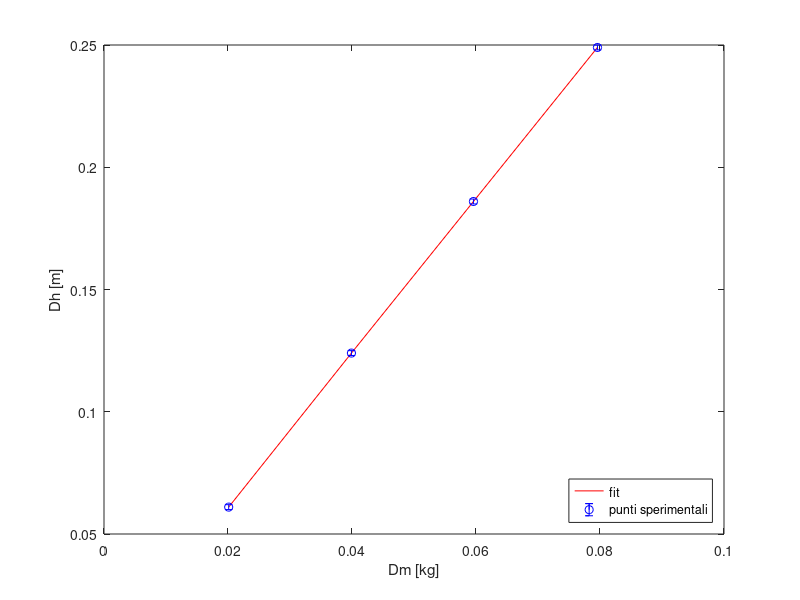
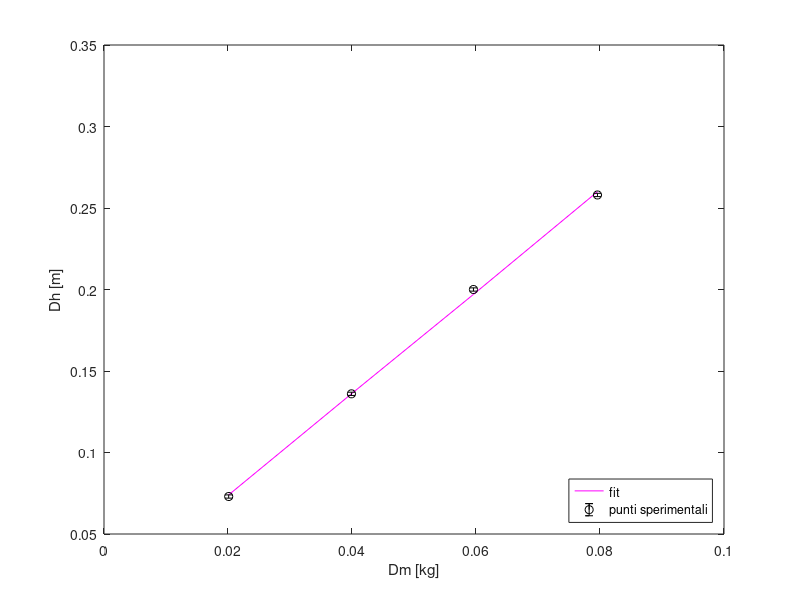
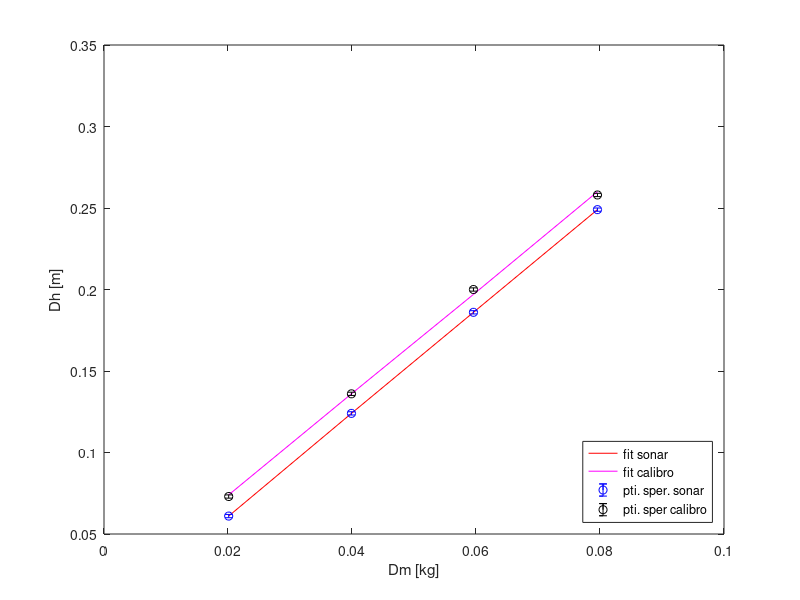
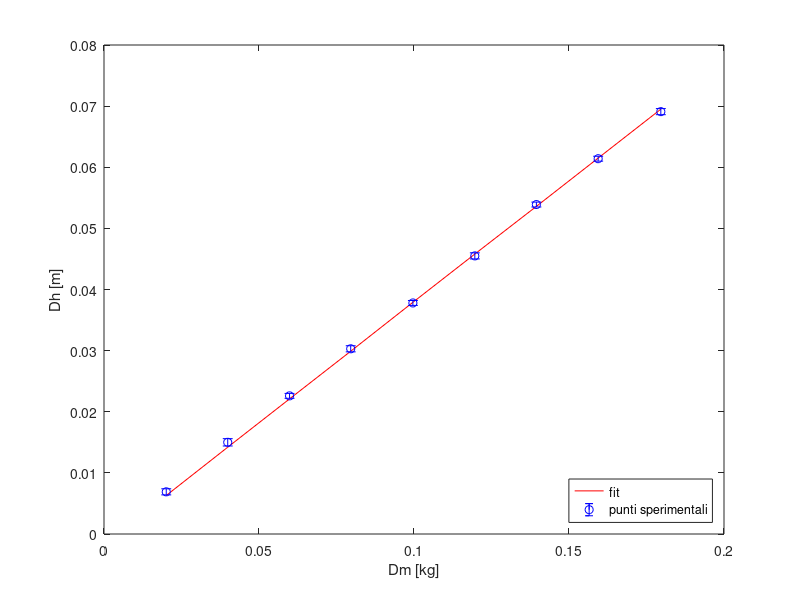

Write MATLAB code to recreate these figures, in order.
%% m1 sonar
x=[0.02011 0.03991 0.05959 0.07959];
yo=[0.061 0.124 0.186 0.249];
ye=[0.061 0.124 0.186 0.249]; 
err=[0.001 0.001 0.001 0.001]; 
figure('Name', 'm1-stat-sonar')
plot(x,ye, 'r')
hold on
errorbar(x,yo, err, 'o b')
xlabel('Dm [kg]')
ylabel('Dh [m]')
legend({'fit', 'punti sperimentali'},'Location','southeast')

%%m1 calibro

x=[0.02011 0.03991 0.05959 0.07959];
yo=[0.073 0.136 0.200 0.258]; 
ye=[0.074 0.136 0.197 0.260];
err=[0.001 0.001 0.001 0.001]; 
figure('Name', 'm1-stat-calibro')
plot(x,ye, 'm')
hold on
errorbar(x,yo, err, 'o k')
xlabel('Dm [kg]')
ylabel('Dh [m]')
legend({'fit', 'punti sperimentali'},'Location','southeast')

%%m1 confronto

x=[0.02011 0.03991 0.05959 0.07959];
yoc=[0.073 0.136 0.200 0.258]; 
yec=[0.074 0.136 0.197 0.260];
yos=[0.061 0.124 0.186 0.249];
yes=[0.061 0.124 0.186 0.249]; 
err=[0.001 0.001 0.001 0.001]; 
figure('Name', 'm1-sonar/calibro')
plot(x,yes,'r -')
hold on
plot(x,yec, 'm -')
hold on
errorbar(x,yos,err,'o b')
hold on
errorbar(x,yoc,err, 'k o ')
xlabel('Dm [kg]')
ylabel('Dh [m]')
legend({'fit sonar', 'fit calibro', 'pti. sper. sonar', 'pti. sper calibro'} ,'Location','southeast')


%% m2 sonar 
x=[0.02008 0.03991 0.05985 0.07958 0.09964 0.11962 0.13948 0.15941 0.17962];
yo=[0.0069 0.0150 0.0226 0.0303 0.0378 0.0455 0.0539 0.0614 0.0691]; 
ye=[0.0063 0.0142 0.0221 0.0299 0.0379 0.0458 0.0536 0.0615 0.0695]; 
err=[0.0005 0.0006 0.0004 0.0005 0.0004 0.0005 0.0004 0.0004 0.0005]; 
figure('Name', 'm2-stat-sonar')
plot(x,ye,'r')
hold on
errorbar(x,yo,err,'b o')
xlabel('Dm [kg]')
ylabel('Dh [m]')
legend({'fit', 'punti sperimentali'},'Location','southeast')

%% m2 calibro

x=[0.03991 0.09964 0.13948 0.17962];
yo=[0.0142 0.0363 0.0526 0.0681]; 
ye=[0.0139 0.0370 0.0524 0.06796]; 
err=[0.0003 0.0005 0.0008 0.0002 ]; 
figure('Name','m2-stat-calibro')
plot(x,ye,'m')
hold on
errorbar(x,yo, err, 'o k')
xlabel('Dm [kg]')
ylabel('Dh [m]')
legend({'fit', 'punti sperimentali'},'Location','southeast')

%% m2 confronto

xs=[0.02008 0.03991 0.05985 0.07958 0.09964 0.11962 0.13948 0.15941 0.17962];
yos=[0.0069 0.0150 0.0226 0.0303 0.0378 0.0455 0.0539 0.0614 0.0691]; 
yes=[0.0063 0.0142 0.0221 0.0299 0.0379 0.0458 0.0536 0.0615 0.0695]; 
errs=[0.0005 0.0006 0.0004 0.0005 0.0004 0.0005 0.0004 0.0004 0.0005];
xc=[0.03991 0.09964 0.13948 0.17962];
yoc=[0.0142 0.0363 0.0526 0.0681]; 
yec=[0.0139 0.0370 0.0524 0.06796];  
errc=[0.0003 0.0005 0.0008 0.0002 ]; 
figure('Name', 'm2-sonar/calibro')
plot(xs,yes,'r -')
hold on
plot(xc,yec, 'm -')
hold on
errorbar(xs,yos,errs,'b o')
hold on
errorbar(xc,yoc,errc, 'k o ')
xlabel('Dm [kg]')
ylabel('Dh [m]')
legend({'fit sonar', 'fit calibro', 'pti. sper. sonar', 'pti. sper calibro'} ,'Location', 'southeast')
